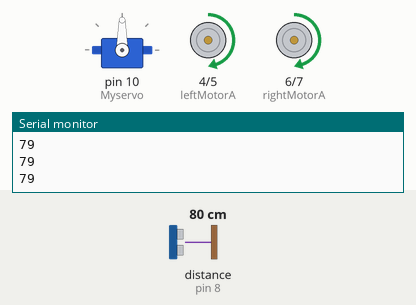
Simulated run of this sketch. Board: Arduino Uno, built with avr-gcc and run on an emulated ATmega328P. On the bench: servo, motor-driver pin pairs drawn as motors (green arrow = first pin HIGH = forward, orange = second pin HIGH = backward, longer = more drive, scaled by the enable pin), the last lines printed to the serial monitor. Wiring (inferred from the names in the program): ultrasonic range finder: trigger pin 9; echo pin 8. Inputs (shaded band) come from the test bench; at power-on: distance to the obstacle (sensor on pin 8) 80 cm. The echo pulse lasts 58.3 µs per cm.

Above: at 1.2 s.
1.3 s: distance to the obstacle (sensor on pin 8) set to 12 cm
2.8 s: distance to the obstacle (sensor on pin 8) set to 9 cm
At 3.2 s:
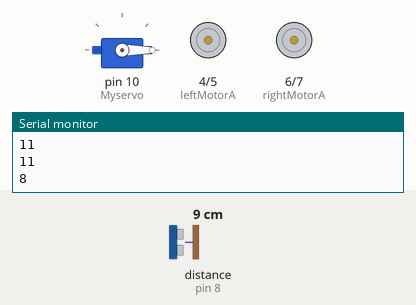
5.8 s: distance to the obstacle (sensor on pin 8) set to 18 cm
At 6.3 s:
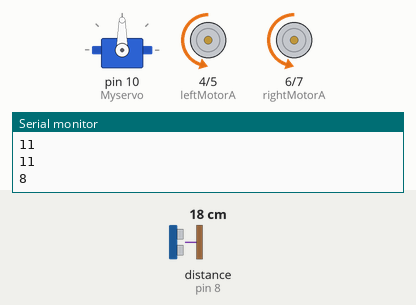
8.5 s: distance to the obstacle (sensor on pin 8) set to 2 cm
At 10.4 s:
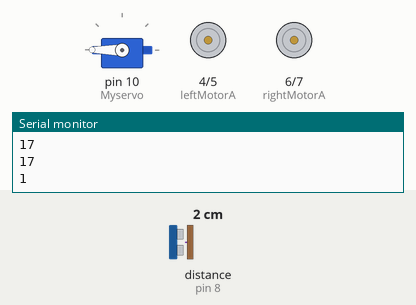
Timing chart, 0 to 12.5 s (numbered marks = the images above; inputs shaded):
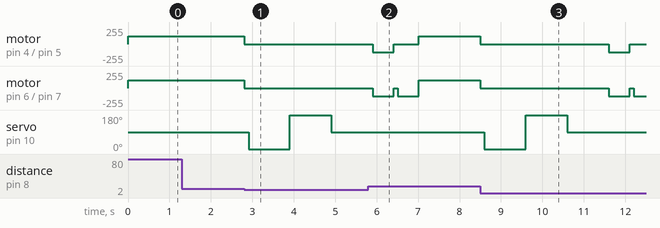

The sketch:

Obstacle-Avoidance-Robot.ino
```cpp
#include <Servo.h>  // Include the Servo library to control the servo motor

// Create a Servo object to control the servo motor
Servo Myservo;

// Define pin numbers for ultrasonic sensor and motor control
#define trigPin 9           // Trig Pin of HC-SR04 (Ultrasonic sensor)
#define echoPin 8           // Echo Pin of HC-SR04 (Ultrasonic sensor)
#define leftMotorA 4        // Left motor 1st pin
#define leftMotorB 5        // Left motor 2nd pin
#define rightMotorA 6       // Right motor 1st pin
#define rightMotorB 7       // Right motor 2nd pin
#define ENA 3               // Enable pin for the left motor
#define ENB 11              // Enable pin for the right motor

// Variables to store the duration of the ultrasonic pulse and the calculated distance
long duration, distance;

void setup() {
  // Initialize serial communication at 9600 bits per second
  Serial.begin(9600);

  // Set motor control pins as output
  pinMode(leftMotorA, OUTPUT);
  pinMode(leftMotorB, OUTPUT);
  pinMode(rightMotorA, OUTPUT);
  pinMode(rightMotorB, OUTPUT);
  pinMode(ENA,OUTPUT);
  pinMode(ENB,OUTPUT);
  // Set the Trig pin as output to transmit ultrasonic waves
  pinMode(trigPin, OUTPUT);
  // Set the Echo pin as input to receive the reflected ultrasonic waves
  pinMode(echoPin, INPUT);

  // Attach the servo motor to pin 10
  Myservo.attach(10);

  analogWrite(ENA, 120); // Set ENA to full speed (0-255)
  analogWrite(ENB, 120); // Set ENB to full speed (0-255)
}

void loop() {
  // Get the distance from an obstacle
  distance = getDistance();

  // Print the distance to the Serial Monitor for debugging purposes
  Serial.println(distance);

  // If the distance is greater than 15 cm, move forward
  if (distance > 15) {
    moveForward();
  }
  // If the distance is less than 10 cm, stop and avoid the obstacle
  else if (distance > 0 && distance < 10) {
    stopMovement();           // Stop the robot
    scanAndAvoidObstacle();   // Scan and avoid the obstacle using the servo motor
    moveBackward();           // Move backward to create space
    stopMovement();           // Stop again
    turnLeft();               // Turn left to change direction
  }

  delay(10);  // Small delay to prevent excessive loop iteration
}

// Function to measure distance using the ultrasonic sensor
long getDistance() {
  // Send a short LOW pulse to ensure a clean HIGH pulse
  digitalWrite(trigPin, LOW);
  delayMicroseconds(2);

  // Send a HIGH pulse for 10 microseconds to trigger the sensor
  digitalWrite(trigPin, HIGH);
  delayMicroseconds(10);
  digitalWrite(trigPin, LOW);

  // Measure the duration of the incoming pulse on the Echo pin
  duration = pulseIn(echoPin, HIGH);

  // Convert the time (duration) to distance (in cm) and return it
  return duration / 58.2;
}

// Function to move the robot forward
void moveForward() {
  Myservo.write(90);  // Keep the servo motor centered (for scanning)

  // Set motor pins to move the robot forward
  digitalWrite(rightMotorB, LOW);
  digitalWrite(rightMotorA, HIGH);
  digitalWrite(leftMotorB, LOW);
  digitalWrite(leftMotorA, HIGH);
}

// Function to move the robot backward
void moveBackward() {
  // Set motor pins to move the robot backward
  digitalWrite(rightMotorB, HIGH);
  digitalWrite(rightMotorA, LOW);
  digitalWrite(leftMotorB, HIGH);
  digitalWrite(leftMotorA, LOW);

  delay(500);  // Move backward for 500 milliseconds
}

// Function to turn the robot to the left
void turnLeft() {
  // Set motor pins to turn the robot left
  digitalWrite(rightMotorB, HIGH);
  digitalWrite(rightMotorA, LOW);
  digitalWrite(leftMotorA, LOW);
  digitalWrite(leftMotorB, LOW);

  delay(500);  // Turn left for 500 milliseconds
}

// Function to stop all motor movement
void stopMovement() {
  // Set motor pins to stop the robot
  digitalWrite(rightMotorB, LOW);
  digitalWrite(rightMotorA, LOW);
  digitalWrite(leftMotorB, LOW);
  digitalWrite(leftMotorA, LOW);

  delay(100);  // Pause for 100 milliseconds to ensure a complete stop
}

// Function to scan for obstacles and avoid them using the servo motor
void scanAndAvoidObstacle() {
  Myservo.write(0);   // Rotate the servo to the leftmost position
  delay(1000);         // Wait for 1000 milliseconds

  Myservo.write(180); // Rotate the servo to the rightmost position
  delay(1000);         // Wait for 1000 milliseconds

  Myservo.write(90);  // Return the servo to the center position
  delay(1000);         // Wait for 1000 milliseconds
}
```

Measured:
- the behaviour switches between 11 and 10 cm on distance to the obstacle (sensor on pin 8) (found by bisection; images 0 and 1)
- after the input at 2.8 s, motor on pin 4 (leftMotorA) / pin 5 (leftMotorB), motor on pin 6 (rightMotorA) / pin 7 (rightMotorB): forward 120/255 → stopped at once; servo on pin 10 (Myservo): 90° → 0° after 0.11 s, → 180° 1.0 s later, → 90° 1.0 s later
- after the input at 5.8 s, servo on pin 10 (Myservo): stays 90° (without the input it goes to 0° after 1.3 s)
- after the input at 8.5 s, motor on pin 4 (leftMotorA) / pin 5 (leftMotorB): forward 120/255 → stopped at once, → backward 120/255 3.1 s later, → stopped 0.50 s later; motor on pin 6 (rightMotorA) / pin 7 (rightMotorB): forward 120/255 → stopped at once, → backward 120/255 3.1 s later, → stopped 0.50 s later, → backward 120/255 0.10 s later
